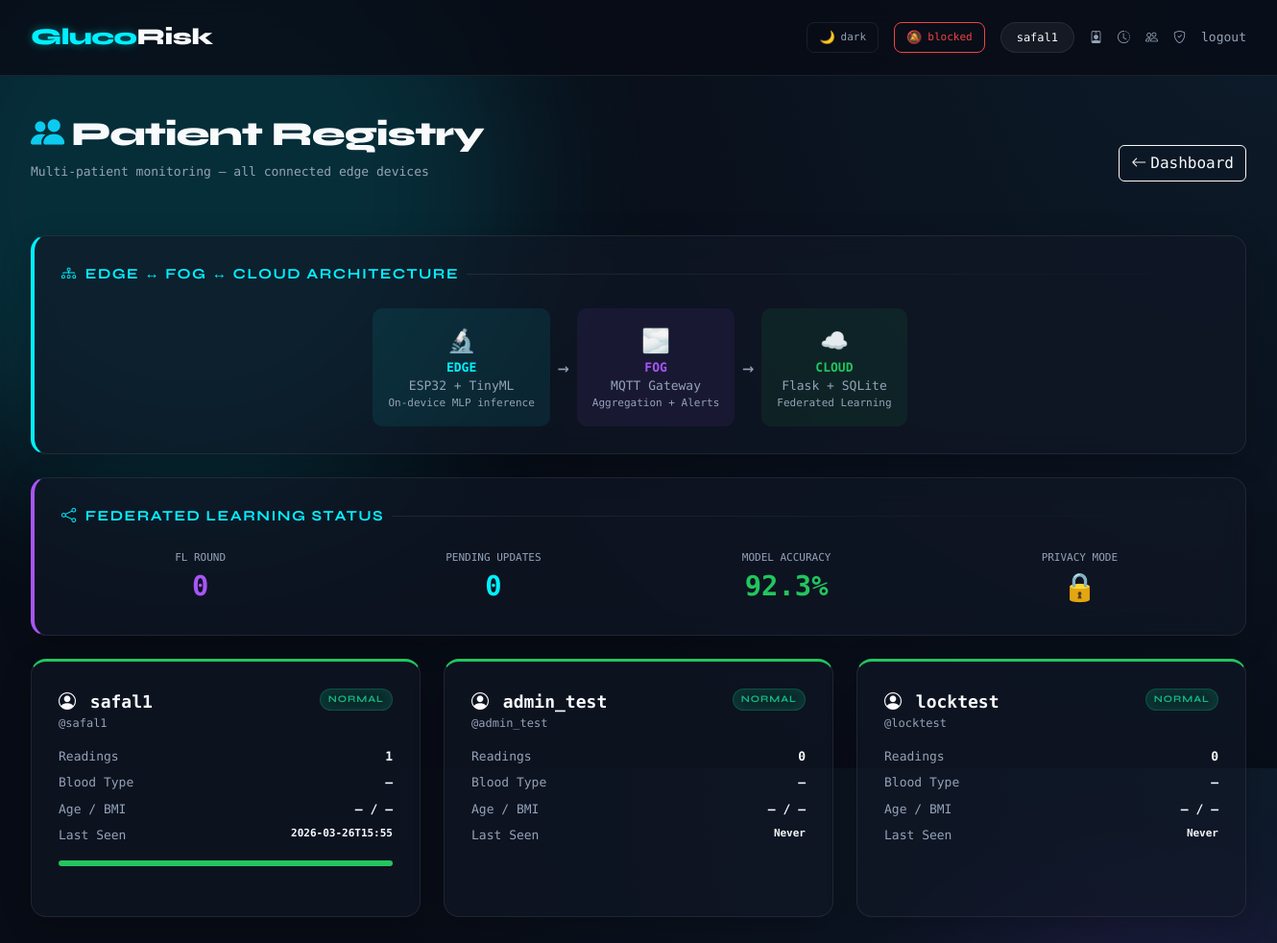
Screenshot of /patients (signed in) with the database file from the repository.
### tables this page shows
CREATE TABLE users (
        id INTEGER PRIMARY KEY,
        username TEXT UNIQUE NOT NULL,
        password TEXT NOT NULL,
        role TEXT DEFAULT 'patient',
        failed_attempts INTEGER DEFAULT 0,
        locked_until TEXT DEFAULT NULL
    );

### web_app.py (the view)
@app.route("/patients")
@login_required
def patients_view():
    conn = get_db()
    c = conn.cursor()
    c.execute("""
        SELECT u.id, u.username,
               COUNT(e.id) as reading_count,
               MAX(e.timestamp) as last_reading,
               p.display_name, p.blood_type, p.age, p.bmi
        FROM users u
        LEFT JOIN entries e ON u.id = e.user_id
        LEFT JOIN profiles p ON u.id = p.user_id
        GROUP BY u.id
        ORDER BY last_reading DESC
    """)
    patients = c.fetchall()
    c.execute("""
        SELECT user_id, risk, COUNT(*) as cnt
        FROM entries
        GROUP BY user_id, risk
    """)
    risk_data = c.fetchall()
    risk_by_patient = {}
    for r in risk_data:
        uid = r["user_id"]
        if uid not in risk_by_patient:
            risk_by_patient[uid] = {}
        risk_by_patient[uid][r["risk"]] = r["cnt"]
    return render_template("patients.html",
                          patients=patients,
                          risk_by_patient=risk_by_patient)

### web_app.py (called while the page is built)
def get_db():
    if 'db' not in g:
        g.db = sqlite3.connect(DB_PATH)
        g.db.row_factory = sqlite3.Row
    return g.db

def login_required(f):
    @wraps(f)
    def decorated(*args, **kwargs):
        if "user_id" not in session:
            return redirect(url_for("login"))
        return f(*args, **kwargs)
    return decorated

### templates/patients.html (shortened to what this page needs)
{% extends "base.html" %}
{% block content %}
<div class="d-flex justify-content-between align-items-center mb-4 fade-in flex-wrap gap-3">
  <div>
    <h1 class="page-title"><i class="bi bi-people-fill text-info me-2"></i>Patient Registry</h1>
    <div class="page-sub">Multi-patient monitoring — all connected edge devices</div>
  </div>
  <div class="d-flex gap-2">
    <a href="{{ url_for('dashboard') }}" class="btn btn-outline-light"><i class="bi bi-arrow-left me-1"></i>Dashboard</a>
  </div>
</div>
<div class="card-dark fade-in mb-4" style="animation-delay: 0.05s; border-left: 4px solid var(--accent);">
  <div class="card-title"><i class="bi bi-diagram-3"></i> Edge ↔ Fog ↔ Cloud Architecture</div>
  <div class="d-flex justify-content-center gap-2 flex-wrap" style="font-size: 13px;">
    <div class="text-center p-3" style="background: rgba(0,240,255,0.08); border-radius: 10px; min-width: 140px;">
      <div style="font-size: 24px;">🔬</div>
      <div style="font-weight: 700; color: var(--accent);">EDGE</div>
      <div style="color: var(--muted);">ESP32 + TinyML</div>
      <div style="color: var(--muted); font-size: 11px;">On-device MLP inference</div>
    </div>
    <div class="d-flex align-items-center" style="color: var(--muted); font-size: 20px;">→</div>
    <div class="text-center p-3" style="background: rgba(168,85,247,0.08); border-radius: 10px; min-width: 140px;">
      <div style="font-size: 24px;">🌫️</div>
      <div style="font-weight: 700; color: #a855f7;">FOG</div>
      <div style="color: var(--muted);">MQTT Gateway</div>
      <div style="color: var(--muted); font-size: 11px;">Aggregation + Alerts</div>
    </div>
    <div class="d-flex align-items-center" style="color: var(--muted); font-size: 20px;">→</div>
    <div class="text-center p-3" style="background: rgba(34,197,94,0.08); border-radius: 10px; min-width: 140px;">
      <div style="font-size: 24px;">☁️</div>
      <div style="font-weight: 700; color: #22c55e;">CLOUD</div>
      <div style="color: var(--muted);">Flask + SQLite</div>
      <div style="color: var(--muted); font-size: 11px;">Federated Learning</div>
    </div>
  </div>
</div>
<div class="card-dark fade-in mb-4" style="animation-delay: 0.1s; border-left: 4px solid #a855f7;">
  <div class="card-title"><i class="bi bi-share"></i> Federated Learning Status</div>
  <div class="row g-3" id="fed-stats">
    <div class="col-md-3 text-center">
      <div style="color: var(--muted); font-size: 11px; text-transform: uppercase;">FL Round</div>
      <div id="fed-round" style="font-size: 1.8rem; font-weight: 800; color: #a855f7;">—</div>
    </div>
    <div class="col-md-3 text-center">
      <div style="color: var(--muted); font-size: 11px; text-transform: uppercase;">Pending Updates</div>
      <div id="fed-pending" style="font-size: 1.8rem; font-weight: 800; color: #00f0ff;">—</div>
    </div>
    <div class="col-md-3 text-center">
      <div style="color: var(--muted); font-size: 11px; text-transform: uppercase;">Model Accuracy</div>
      <div id="fed-accuracy" style="font-size: 1.8rem; font-weight: 800; color: #22c55e;">—</div>
    </div>
    <div class="col-md-3 text-center">
      <div style="color: var(--muted); font-size: 11px; text-transform: uppercase;">Privacy Mode</div>
      <div style="font-size: 1.8rem; font-weight: 800; color: #22c55e;">🔒</div>
    </div>
  </div>
</div>
<div class="row g-4 fade-in" style="animation-delay: 0.15s;">
  {% for p in patients %}
  <div class="col-md-6 col-lg-4">
    <div class="card-dark h-100" style="border-top: 3px solid {{ '#ef4444' if risk_by_patient.get(p.id, {}).get('HIGH_RISK', 0) > 0 else '#22c55e' }};">
      <div class="d-flex justify-content-between align-items-start mb-3">
        <div>
          <div style="font-weight: 800; font-size: 18px;">
            <i class="bi bi-person-circle me-1"></i>
            {{ p.display_name or p.username }}
          </div>
          <div style="color: var(--muted); font-size: 12px;">@{{ p.username }}</div>
        </div>
        <span class="risk-badge risk-{{ 'HIGH_RISK' if risk_by_patient.get(p.id, {}).get('HIGH_RISK', 0) > 0 else 'NORMAL' }}" style="font-size: 10px; padding: 3px 8px;">
          {{ 'HIGH_RISK' if risk_by_patient.get(p.id, {}).get('HIGH_RISK', 0) > 0 else 'NORMAL' }}
        </span>
      </div>
      <div class="d-flex flex-column gap-2" style="font-size: 13px;">
        <div class="d-flex justify-content-between">
          <span style="color: var(--muted);">Readings</span>
          <strong>{{ p.reading_count or 0 }}</strong>
        </div>
        <div class="d-flex justify-content-between">
          <span style="color: var(--muted);">Blood Type</span>
          <strong>{{ p.blood_type or '—' }}</strong>
        </div>
        <div class="d-flex justify-content-between">
          <span style="color: var(--muted);">Age / BMI</span>
          <strong>{{ "%.0f"|format(p.age) if p.age else '—' }} / {{ "%.1f"|format(p.bmi) if p.bmi else '—' }}</strong>
        </div>
        <div class="d-flex justify-content-between">
          <span style="color: var(--muted);">Last Seen</span>
          <strong style="font-size: 11px;">{{ p.last_reading[:16] if p.last_reading else 'Never' }}</strong>
        </div>
      </div>
      {% set risks = risk_by_patient.get(p.id, {}) %}
      {% set total = risks.values()|sum if risks else 1 %}
      {% if total > 0 %}
      <div class="mt-3" style="height: 6px; border-radius: 3px; overflow: hidden; display: flex;">
        <div style="width: {{ (risks.get('NORMAL', 0) / total * 100)|int }}%; background: #22c55e;"></div>
      </div>
      {% endif %}
    </div>
  </div>
  {% endfor %}
</div>
{% endblock %}

### templates/base.html (shortened to what this page needs)
<!DOCTYPE html>
<html lang="en">
<head>
  <link href="https://cdn.jsdelivr.net/npm/bootstrap@5.3.2/dist/css/bootstrap.min.css" rel="stylesheet">
  <link href="https://cdn.jsdelivr.net/npm/bootstrap-icons@1.11.3/font/bootstrap-icons.min.css" rel="stylesheet">
</head>
<body>
{% if session.get('user_id') %}
<nav class="navbar">
  <div class="d-flex align-items-center gap-4 w-100">
    <a class="navbar-brand" href="{{ url_for('dashboard') }}">Gluco<span>Risk</span></a>
    <div class="ms-auto d-flex align-items-center gap-3">
      <button id="theme-toggle" onclick="toggleTheme()" title="Toggle dark/light mode"
        style="background:none;border:1px solid var(--border);border-radius:8px;
               padding:5px 12px;cursor:pointer;font-size:13px;color:var(--muted);
               display:flex;align-items:center;gap:6px;transition:all 0.2s">
        <span id="theme-icon">🌙</span>
        <span style="font-family:'DM Mono',monospace;font-size:11px" id="theme-label">dark</span>
      </button>
      <button id="notif-btn" onclick="requestNotifPermission()" title="Enable mobile notifications"
        style="background:none;border:1px solid var(--border);border-radius:8px;
               padding:5px 12px;cursor:pointer;font-size:13px;color:var(--muted);
               display:flex;align-items:center;gap:6px;transition:all 0.2s">
        <span id="notif-icon">🔔</span>
        <span id="notif-label" style="font-family:'DM Mono',monospace;font-size:11px">notify</span>
      </button>
      <span class="nav-user">{{ session.get('username') }}</span>
      <a href="{{ url_for('profile') }}" class="nav-link" title="Patient Profile"><i class="bi bi-person-badge"></i></a>
      <a href="{{ url_for('history_page') }}" class="nav-link" title="History"><i class="bi bi-clock-history"></i></a>
      <a href="{{ url_for('patients_view') }}" class="nav-link" title="Patients"><i class="bi bi-people"></i></a>
      <a href="{{ url_for('consent_page') }}" class="nav-link" title="Consent"><i class="bi bi-shield-check"></i></a>
      <a href="{{ url_for('logout') }}" class="nav-link">logout</a>
    </div>
  </div>
</nav>
{% endif %}
<div class="{% if session.get('user_id') %}main-container{% endif %} fade-in">
  {% block content %}{% endblock %}
</div>
</body>
</html>

### templates/base.html (style rules this page uses)
:root { --bg: #080c16; --bg-gradient: radial-gradient(circle at top right, #0d1b2a, #080c16 60%); --surface: rgba(17, 24, 39, 0.6); --surface2: rgba(26, 34, 53, 0.8); --border: rgba(255, 255, 255, 0.08); --accent: #00f0ff; --accent-glow: rgba(0, 240, 255, 0.4); --accent2: #7b2cbf; --text: #f8fafc; --muted: #94a3b8; --normal: #10b981; --low: #f59e0b; --moderate: #f97316; --high: #ef4444; --glass-blur: blur(12px); }
* { box-sizing: border-box; margin: 0; padding: 0; }
body { background: var(--bg); background-image: var(--bg-gradient); color: var(--text); font-family: 'DM Mono', monospace; font-size: 14px; min-height: 100vh; overflow-x: hidden; }
body::before, body::after { content: ''; position: absolute; border-radius: 50%; filter: blur(80px); z-index: -1; opacity: 0.15; }
body::before { top: -10%; left: -10%; width: 50vw; height: 50vw; background: var(--accent); }
body::after { bottom: -10%; right: -10%; width: 40vw; height: 40vw; background: var(--accent2); }
.navbar { background: rgba(8, 12, 22, 0.8) !important; backdrop-filter: var(--glass-blur); -webkit-backdrop-filter: var(--glass-blur); border-bottom: 1px solid var(--border); padding: 16px 32px; position: sticky; top: 0; z-index: 100; }
.navbar-brand { font-family: 'Syne', sans-serif; font-weight: 800; font-size: 1.5rem; color: var(--accent) !important; letter-spacing: -0.5px; text-shadow: 0 0 10px var(--accent-glow); }
.navbar-brand span { color: var(--text); text-shadow: none; }
.nav-link { color: var(--muted) !important; font-size: 13px; font-weight: 500; transition: color 0.3s; }
.nav-user { color: var(--text); background: rgba(255, 255, 255, 0.05); border: 1px solid var(--border); font-size: 12px; padding: 6px 16px; border-radius: 20px; }
.main-container { padding: 40px 32px; max-width: 1400px; margin: 0 auto; }
.page-title { font-family: 'Syne', sans-serif; font-weight: 800; font-size: 2.2rem; color: var(--text); margin-bottom: 8px; letter-spacing: -1px; }
.page-sub { color: var(--muted); font-size: 13px; margin-bottom: 32px; }
.card-dark { background: var(--surface); backdrop-filter: var(--glass-blur); -webkit-backdrop-filter: var(--glass-blur); border: 1px solid var(--border); border-radius: 16px; padding: 28px; margin-bottom: 24px; box-shadow: 0 8px 32px rgba(0, 0, 0, 0.2); }
.card-title { font-family: 'Syne', sans-serif; font-weight: 700; font-size: 0.95rem; text-transform: uppercase; letter-spacing: 1.5px; color: var(--accent); margin-bottom: 24px; display: flex; align-items: center; gap: 8px; }
.card-title::after { content: ''; flex: 1; height: 1px; background: linear-gradient(90deg, var(--border), transparent); }
.risk-badge { display: inline-flex; align-items: center; justify-content: center; padding: 6px 14px; border-radius: 30px; font-size: 11px; font-weight: 700; letter-spacing: 1px; font-family: 'Syne', sans-serif; border: 1px solid; box-shadow: 0 0 15px inset; }
.risk-NORMAL { background: rgba(16,185,129,0.1); border-color: rgba(16,185,129,0.3); color: var(--normal); box-shadow: 0 0 15px rgba(16,185,129,0.2) inset; }
.fade-in { animation: fadeIn 0.6s cubic-bezier(0.22, 1, 0.36, 1); }

### rows the page displays
users: get "safal1", username "safal1", id "NORMAL", reading_count "1", blood_type "—", age "—", bmi "—", last_reading "2026-03-26T15:55", {{ (risks.get('NORMAL', 0) / total * 100)|int }} 100 (drawn)
users: username "admin_test", id "NORMAL", failed_attempts "0", blood_type "—", age "—", bmi "—", last_reading "Never"
users: username "locktest", id "NORMAL", reading_count "0", blood_type "—", age "—", bmi "—", last_reading "Never"
